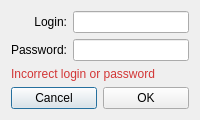
<?xml version="1.0" encoding="UTF-8"?>
<ui version="4.0">
 <class>Authorization</class>
 <widget class="QDialog" name="Authorization">
  <property name="geometry">
   <rect>
    <x>0</x>
    <y>0</y>
    <width>200</width>
    <height>120</height>
   </rect>
  </property>
  <property name="minimumSize">
   <size>
    <width>200</width>
    <height>120</height>
   </size>
  </property>
  <property name="maximumSize">
   <size>
    <width>200</width>
    <height>120</height>
   </size>
  </property>
  <property name="windowTitle">
   <string>Autorization</string>
  </property>
  <property name="locale">
   <locale language="English" country="UnitedStates"/>
  </property>
  <layout class="QVBoxLayout" name="verticalLayout_2">
   <item>
    <layout class="QVBoxLayout" name="verticalLayout">
     <item>
      <layout class="QHBoxLayout" name="horizontalLayout">
       <item>
        <widget class="QLabel" name="loginLabel">
         <property name="text">
          <string>       Login:</string>
         </property>
         <property name="alignment">
          <set>Qt::AlignRight|Qt::AlignTrailing|Qt::AlignVCenter</set>
         </property>
        </widget>
       </item>
       <item>
        <widget class="QLineEdit" name="loginLineEdit">
         <property name="maxLength">
          <number>64</number>
         </property>
        </widget>
       </item>
      </layout>
     </item>
     <item>
      <layout class="QHBoxLayout" name="horizontalLayout_2">
       <item>
        <widget class="QLabel" name="passwordLabel">
         <property name="text">
          <string>Password:</string>
         </property>
         <property name="alignment">
          <set>Qt::AlignRight|Qt::AlignTrailing|Qt::AlignVCenter</set>
         </property>
        </widget>
       </item>
       <item>
        <widget class="QLineEdit" name="passwordLineEdit">
         <property name="maxLength">
          <number>16</number>
         </property>
         <property name="echoMode">
          <enum>QLineEdit::Password</enum>
         </property>
        </widget>
       </item>
      </layout>
     </item>
     <item>
      <widget class="QLabel" name="errorLabel">
       <property name="styleSheet">
        <string notr="true">color: rgb(210, 53, 53);</string>
       </property>
       <property name="text">
        <string>Incorrect login or password</string>
       </property>
      </widget>
     </item>
    </layout>
   </item>
   <item>
    <layout class="QHBoxLayout" name="horizontalLayout_3">
     <item>
      <widget class="QPushButton" name="cancelButton">
       <property name="text">
        <string>Cancel</string>
       </property>
      </widget>
     </item>
     <item>
      <widget class="QPushButton" name="okButton">
       <property name="text">
        <string>OK</string>
       </property>
      </widget>
     </item>
    </layout>
   </item>
  </layout>
 </widget>
 <resources/>
 <connections/>
</ui>
